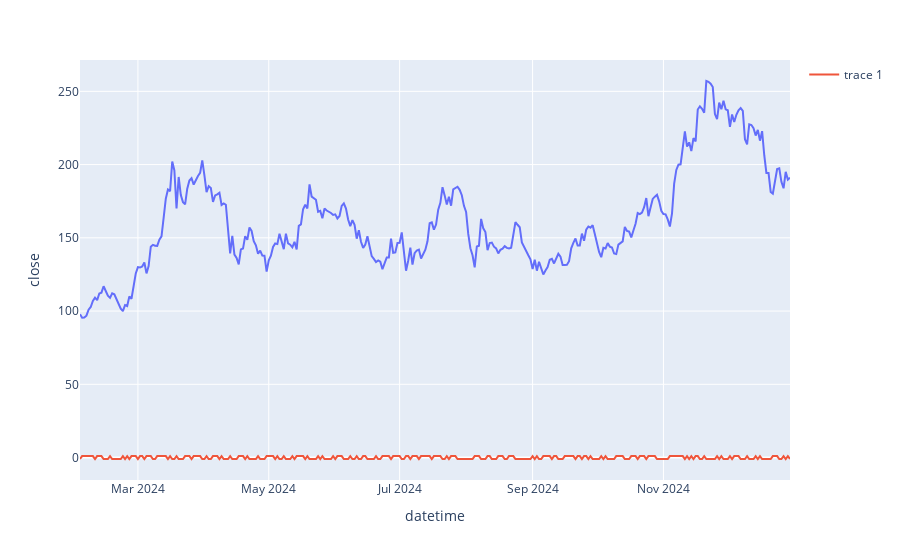

Notebook code for this chart:
### Code cell
fig = px.line(data, x=data.index, y='close', labels="close")
fig.add_scatter(x=data.index, y=data[feature], mode='lines')

fig.show()

### Figure 1 — Plotly figure (JSON) as saved in the notebook; plotly's stock layout.template omitted (floating-point values rounded to 4 significant figures; data arrays with more than 128 entries replaced by an {"elided": "..."} marker saying what was removed)
{"data": [{"hovertemplate": "datetime=%{x}<br>close=%{y}<extra></extra>", "legendgroup": "", "line": {"color": "#636efa", "dash": "solid"}, "marker": {"symbol": "circle"}, "mode": "lines", "name": "", "orientation": "v", "showlegend": false, "type": "scatter", "x": {"elided": "332 str values"}, "xaxis": "x", "y": {"elided": "332 float values"}, "yaxis": "y"}, {"mode": "lines", "type": "scatter", "x": {"elided": "332 str values"}, "y": {"elided": "332 int values"}}], "layout": {"legend": {"tracegroupgap": 0}, "margin": {"t": 60}, "xaxis": {"anchor": "y", "domain": [0, 1], "title": {"text": "datetime"}}, "yaxis": {"anchor": "x", "domain": [0, 1], "title": {"text": "close"}}}}
